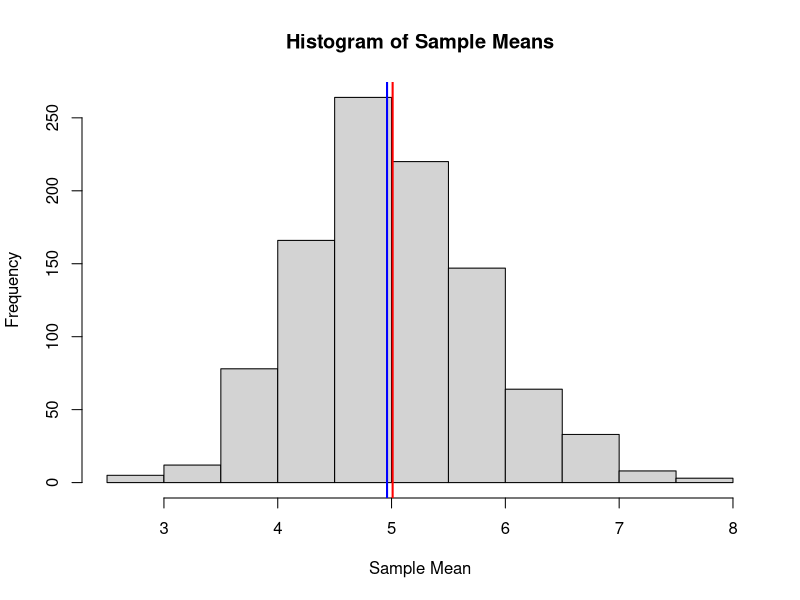

Here is the R script that generated this plot:
## ---- chunk 1
set.seed(18532)
sample.size <- 40
num.trials <- 1000
lambda <- 0.2
data <- matrix(data=NA,nrow=0,ncol=sample.size)
for (i in 1:num.trials) {
    data <- rbind(data, rexp(sample.size, lambda))
}
## ---- chunk 2
sample.means <- c(1:num.trials)
for (j in 1:num.trials) {
    sample.means[j] <- mean(data[j,])
}
mean.of.sample.means <- mean(sample.means)
median.of.sample.means <- median(sample.means)
## ---- chunk 3
all.data <- as.vector(data)
variance <- var(all.data)
unbiased.variance <- variance * num.trials/(num.trials-1)
## ---- chunk 4
hist(sample.means, xlab="Sample Mean", main="Histogram of Sample Means")
abline(v = mean.of.sample.means, col = "red", lwd = 2)
abline(v = median.of.sample.means, col = "blue", lwd = 2)
## ---- chunk 5
levels <- mean.of.sample.means + c(-1,1) * 1.96 * sqrt(var(sample.means))
number.of.values.below <- length(sample.means[sample.means<levels[1]])
number.of.values.above <- length(sample.means[sample.means>levels[2]])
coverage <- 1 - (number.of.values.below + number.of.values.above) / length(sample.means)
